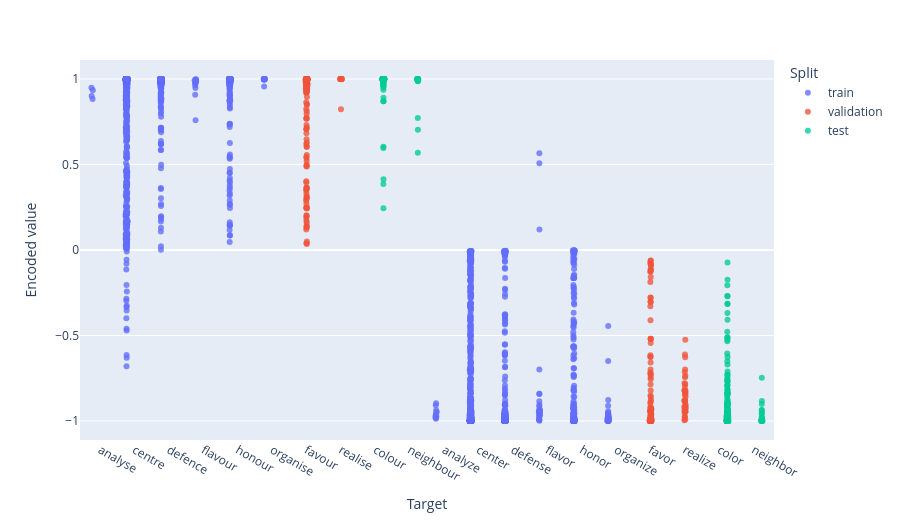

Here is the notebook cell this chart was saved with:
### Markdown cell above
## Check the feature on held-out words

The encoder should separate the two classes. The test pairs were never seen during training, so the correlation on them is the number to look at.
Hover over a point to read its masked sentence and the words involved.

### Code cell
enc = trainer.evaluate_encoder(split="all", max_size=None, return_df=True, plot=False)
trainer.plot_encoder_by_target(encoder_df=enc["encoder_df"], plot_style="strip", interactive=True);

### Figure 1 — Plotly figure (JSON) as saved in the notebook; plotly's stock layout.template omitted (floating-point values rounded to 4 significant figures; data arrays with more than 128 entries replaced by an {"elided": "..."} marker saying what was removed)
{"data": [{"alignmentgroup": "True", "boxpoints": "all", "customdata": {"elided": "2250x5 str values"}, "fillcolor": "rgba(255,255,255,0)", "hoveron": "points", "hovertemplate": "Split=%{customdata[4]}<br>Encoder input token=%{x}<br>Encoded value=%{y}<br>Masked text=%{customdata[0]}<br>Factual token=%{customdata[1]}<br>Alternative token=%{customdata[2]}<br>Feature class=%{customdata[3]}<extra></extra>", "legendgroup": "train", "line": {"color": "rgba(255,255,255,0)"}, "marker": {"color": "#636efa", "opacity": 0.78}, "name": "train", "offsetgroup": "train", "orientation": "v", "pointpos": 0, "showlegend": true, "type": "box", "x": {"elided": "2250 str values"}, "x0": " ", "xaxis": "x", "y": {"elided": "2250 float values"}, "y0": " ", "yaxis": "y"}, {"alignmentgroup": "True", "boxpoints": "all", "customdata": {"elided": "343x5 str values"}, "fillcolor": "rgba(255,255,255,0)", "hoveron": "points", "hovertemplate": "Split=%{customdata[4]}<br>Encoder input token=%{x}<br>Encoded value=%{y}<br>Masked text=%{customdata[0]}<br>Factual token=%{customdata[1]}<br>Alternative token=%{customdata[2]}<br>Feature class=%{customdata[3]}<extra></extra>", "legendgroup": "validation", "line": {"color": "rgba(255,255,255,0)"}, "marker": {"color": "#EF553B", "opacity": 0.78}, "name": "validation", "offsetgroup": "validation", "orientation": "v", "pointpos": 0, "showlegend": true, "type": "box", "x": {"elided": "343 str values"}, "x0": " ", "xaxis": "x", "y": {"elided": "343 float values"}, "y0": " ", "yaxis": "y"}, {"alignmentgroup": "True", "boxpoints": "all", "customdata": {"elided": "383x5 str values"}, "fillcolor": "rgba(255,255,255,0)", "hoveron": "points", "hovertemplate": "Split=%{customdata[4]}<br>Encoder input token=%{x}<br>Encoded value=%{y}<br>Masked text=%{customdata[0]}<br>Factual token=%{customdata[1]}<br>Alternative token=%{customdata[2]}<br>Feature class=%{customdata[3]}<extra></extra>", "legendgroup": "test", "line": {"color": "rgba(255,255,255,0)"}, "marker": {"color": "#00cc96", "opacity": 0.78}, "name": "test", "offsetgroup": "test", "orientation": "v", "pointpos": 0, "showlegend": true, "type": "box", "x": {"elided": "383 str values"}, "x0": " ", "xaxis": "x", "y": {"elided": "383 float values"}, "y0": " ", "yaxis": "y"}], "layout": {"boxmode": "group", "height": 520, "hovermode": "closest", "legend": {"title": {"text": "Split"}, "tracegroupgap": 0}, "margin": {"t": 60}, "xaxis": {"anchor": "y", "categoryarray": ["analyse", "centre", "defence", "flavour", "honour", "organise", "favour", "realise", "colour", "neighbour", "analyze", "center", "defense", "flavor", "honor", "organize", "favor", "realize", "color", "neighbor"], "categoryorder": "array", "domain": [0.0, 1.0], "title": {"text": "Target"}}, "yaxis": {"anchor": "x", "domain": [0.0, 1.0], "title": {"text": "Encoded value"}}}}
